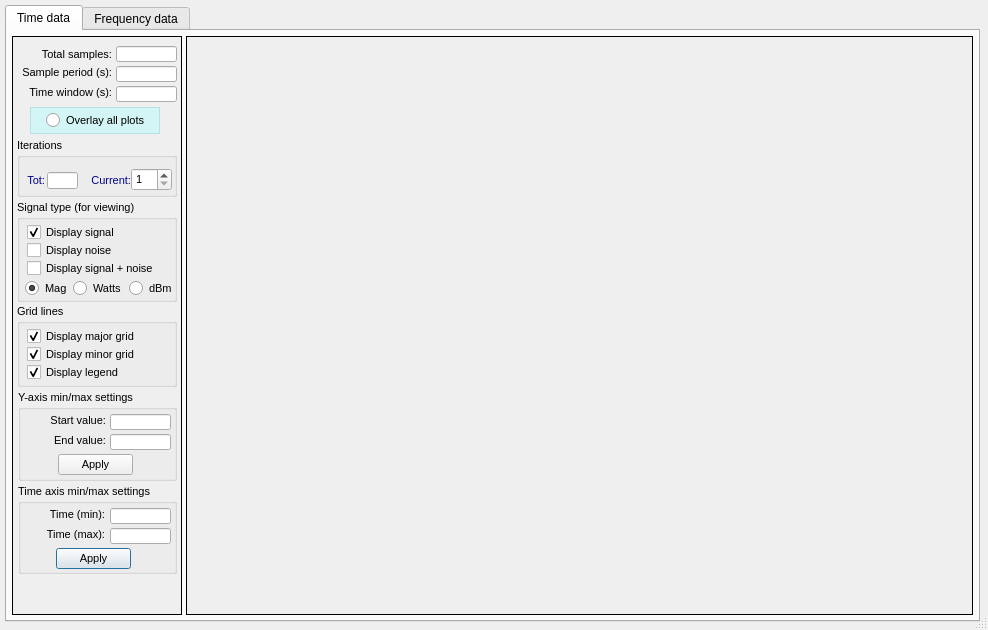
<?xml version="1.0" encoding="UTF-8"?>
<ui version="4.0">
 <class>DataView</class>
 <widget class="QDialog" name="DataView">
  <property name="windowModality">
   <enum>Qt::WindowModal</enum>
  </property>
  <property name="geometry">
   <rect>
    <x>0</x>
    <y>0</y>
    <width>988</width>
    <height>630</height>
   </rect>
  </property>
  <property name="font">
   <font>
    <family>MS Shell Dlg 2</family>
   </font>
  </property>
  <property name="windowTitle">
   <string>Electrical signal data analyzer (multiple ports)</string>
  </property>
  <property name="windowIcon">
   <iconset>
    <normaloff>Icon_SystemLabDesigner.bmp</normaloff>Icon_SystemLabDesigner.bmp</iconset>
  </property>
  <property name="sizeGripEnabled">
   <bool>true</bool>
  </property>
  <property name="modal">
   <bool>false</bool>
  </property>
  <layout class="QGridLayout" name="gridLayout_2">
   <property name="leftMargin">
    <number>5</number>
   </property>
   <property name="topMargin">
    <number>5</number>
   </property>
   <property name="rightMargin">
    <number>8</number>
   </property>
   <property name="bottomMargin">
    <number>8</number>
   </property>
   <item row="0" column="0">
    <widget class="QTabWidget" name="tabData">
     <property name="sizePolicy">
      <sizepolicy hsizetype="Expanding" vsizetype="Expanding">
       <horstretch>0</horstretch>
       <verstretch>0</verstretch>
      </sizepolicy>
     </property>
     <property name="minimumSize">
      <size>
       <width>0</width>
       <height>0</height>
      </size>
     </property>
     <property name="font">
      <font>
       <family>Segoe UI</family>
      </font>
     </property>
     <property name="currentIndex">
      <number>0</number>
     </property>
     <property name="movable">
      <bool>true</bool>
     </property>
     <widget class="QWidget" name="tab_time">
      <attribute name="title">
       <string>Time data</string>
      </attribute>
      <layout class="QGridLayout" name="gridLayout">
       <property name="leftMargin">
        <number>5</number>
       </property>
       <property name="topMargin">
        <number>5</number>
       </property>
       <property name="rightMargin">
        <number>5</number>
       </property>
       <property name="bottomMargin">
        <number>5</number>
       </property>
       <property name="horizontalSpacing">
        <number>4</number>
       </property>
       <item row="0" column="1">
        <widget class="QFrame" name="graphFrame">
         <property name="sizePolicy">
          <sizepolicy hsizetype="Expanding" vsizetype="Expanding">
           <horstretch>0</horstretch>
           <verstretch>0</verstretch>
          </sizepolicy>
         </property>
         <property name="layoutDirection">
          <enum>Qt::LeftToRight</enum>
         </property>
         <property name="autoFillBackground">
          <bool>true</bool>
         </property>
         <property name="frameShape">
          <enum>QFrame::Box</enum>
         </property>
         <property name="frameShadow">
          <enum>QFrame::Plain</enum>
         </property>
         <property name="lineWidth">
          <number>1</number>
         </property>
         <property name="midLineWidth">
          <number>1</number>
         </property>
        </widget>
       </item>
       <item row="0" column="0">
        <widget class="QFrame" name="dataFrame">
         <property name="sizePolicy">
          <sizepolicy hsizetype="Fixed" vsizetype="MinimumExpanding">
           <horstretch>0</horstretch>
           <verstretch>0</verstretch>
          </sizepolicy>
         </property>
         <property name="minimumSize">
          <size>
           <width>170</width>
           <height>0</height>
          </size>
         </property>
         <property name="font">
          <font>
           <pointsize>8</pointsize>
          </font>
         </property>
         <property name="autoFillBackground">
          <bool>true</bool>
         </property>
         <property name="frameShape">
          <enum>QFrame::Box</enum>
         </property>
         <property name="frameShadow">
          <enum>QFrame::Plain</enum>
         </property>
         <widget class="QLineEdit" name="totalSamplesTime">
          <property name="geometry">
           <rect>
            <x>104</x>
            <y>10</y>
            <width>61</width>
            <height>16</height>
           </rect>
          </property>
          <property name="readOnly">
           <bool>true</bool>
          </property>
         </widget>
         <widget class="QLabel" name="label">
          <property name="geometry">
           <rect>
            <x>24</x>
            <y>10</y>
            <width>76</width>
            <height>16</height>
           </rect>
          </property>
          <property name="text">
           <string>Total samples:</string>
          </property>
          <property name="alignment">
           <set>Qt::AlignRight|Qt::AlignTrailing|Qt::AlignVCenter</set>
          </property>
         </widget>
         <widget class="QLineEdit" name="samplingPeriod">
          <property name="geometry">
           <rect>
            <x>104</x>
            <y>30</y>
            <width>61</width>
            <height>16</height>
           </rect>
          </property>
          <property name="readOnly">
           <bool>true</bool>
          </property>
         </widget>
         <widget class="QLabel" name="label_3">
          <property name="geometry">
           <rect>
            <x>3</x>
            <y>28</y>
            <width>97</width>
            <height>16</height>
           </rect>
          </property>
          <property name="frameShape">
           <enum>QFrame::NoFrame</enum>
          </property>
          <property name="text">
           <string>Sample period (s):</string>
          </property>
          <property name="alignment">
           <set>Qt::AlignRight|Qt::AlignTrailing|Qt::AlignVCenter</set>
          </property>
         </widget>
         <widget class="QLineEdit" name="timeWindow">
          <property name="geometry">
           <rect>
            <x>104</x>
            <y>50</y>
            <width>61</width>
            <height>16</height>
           </rect>
          </property>
          <property name="readOnly">
           <bool>true</bool>
          </property>
         </widget>
         <widget class="QLabel" name="label_7">
          <property name="geometry">
           <rect>
            <x>14</x>
            <y>48</y>
            <width>86</width>
            <height>16</height>
           </rect>
          </property>
          <property name="frameShape">
           <enum>QFrame::NoFrame</enum>
          </property>
          <property name="text">
           <string>Time window (s):</string>
          </property>
          <property name="alignment">
           <set>Qt::AlignRight|Qt::AlignTrailing|Qt::AlignVCenter</set>
          </property>
         </widget>
         <widget class="QGroupBox" name="groupBox">
          <property name="geometry">
           <rect>
            <x>5</x>
            <y>164</y>
            <width>160</width>
            <height>102</height>
           </rect>
          </property>
          <property name="title">
           <string>Signal type (for viewing)</string>
          </property>
          <widget class="QCheckBox" name="signalCheckBox">
           <property name="geometry">
            <rect>
             <x>10</x>
             <y>24</y>
             <width>101</width>
             <height>17</height>
            </rect>
           </property>
           <property name="text">
            <string>Display signal</string>
           </property>
           <property name="checked">
            <bool>true</bool>
           </property>
          </widget>
          <widget class="QCheckBox" name="noiseCheckBox">
           <property name="geometry">
            <rect>
             <x>10</x>
             <y>42</y>
             <width>102</width>
             <height>17</height>
            </rect>
           </property>
           <property name="text">
            <string>Display noise</string>
           </property>
          </widget>
          <widget class="QCheckBox" name="sigandnoiseCheckBox">
           <property name="geometry">
            <rect>
             <x>10</x>
             <y>60</y>
             <width>138</width>
             <height>17</height>
            </rect>
           </property>
           <property name="text">
            <string>Display signal + noise</string>
           </property>
          </widget>
          <widget class="QRadioButton" name="radioButtonLinearPwr">
           <property name="geometry">
            <rect>
             <x>56</x>
             <y>80</y>
             <width>51</width>
             <height>17</height>
            </rect>
           </property>
           <property name="text">
            <string>Watts</string>
           </property>
           <property name="checked">
            <bool>false</bool>
           </property>
          </widget>
          <widget class="QRadioButton" name="radioButtonLogPwr">
           <property name="geometry">
            <rect>
             <x>112</x>
             <y>80</y>
             <width>46</width>
             <height>17</height>
            </rect>
           </property>
           <property name="text">
            <string>dBm</string>
           </property>
          </widget>
          <widget class="QRadioButton" name="radioButtonMag">
           <property name="geometry">
            <rect>
             <x>8</x>
             <y>80</y>
             <width>44</width>
             <height>17</height>
            </rect>
           </property>
           <property name="text">
            <string>Mag</string>
           </property>
           <property name="checked">
            <bool>true</bool>
           </property>
          </widget>
         </widget>
         <widget class="QGroupBox" name="groupBox_2">
          <property name="geometry">
           <rect>
            <x>5</x>
            <y>102</y>
            <width>160</width>
            <height>59</height>
           </rect>
          </property>
          <property name="title">
           <string>Iterations</string>
          </property>
          <widget class="QLabel" name="label_5">
           <property name="geometry">
            <rect>
             <x>68</x>
             <y>34</y>
             <width>46</width>
             <height>16</height>
            </rect>
           </property>
           <property name="styleSheet">
            <string notr="true">QLabel{color: darkBlue}</string>
           </property>
           <property name="text">
            <string>Current:</string>
           </property>
           <property name="alignment">
            <set>Qt::AlignRight|Qt::AlignTrailing|Qt::AlignVCenter</set>
           </property>
          </widget>
          <widget class="QSpinBox" name="spinBoxTime">
           <property name="geometry">
            <rect>
             <x>114</x>
             <y>30</y>
             <width>41</width>
             <height>23</height>
            </rect>
           </property>
           <property name="readOnly">
            <bool>false</bool>
           </property>
           <property name="suffix">
            <string/>
           </property>
           <property name="minimum">
            <number>1</number>
           </property>
           <property name="maximum">
            <number>100</number>
           </property>
          </widget>
          <widget class="QLineEdit" name="totalIterationsTime">
           <property name="geometry">
            <rect>
             <x>30</x>
             <y>34</y>
             <width>31</width>
             <height>17</height>
            </rect>
           </property>
           <property name="styleSheet">
            <string notr="true">QLineEdit{color: darkBlue}</string>
           </property>
           <property name="readOnly">
            <bool>true</bool>
           </property>
          </widget>
          <widget class="QLabel" name="label_6">
           <property name="geometry">
            <rect>
             <x>4</x>
             <y>34</y>
             <width>24</width>
             <height>16</height>
            </rect>
           </property>
           <property name="styleSheet">
            <string notr="true">QLabel{color: darkBlue}</string>
           </property>
           <property name="text">
            <string>Tot:</string>
           </property>
           <property name="alignment">
            <set>Qt::AlignRight|Qt::AlignTrailing|Qt::AlignVCenter</set>
           </property>
          </widget>
         </widget>
         <widget class="QGroupBox" name="groupBox_5">
          <property name="geometry">
           <rect>
            <x>5</x>
            <y>268</y>
            <width>160</width>
            <height>83</height>
           </rect>
          </property>
          <property name="title">
           <string>Grid lines</string>
          </property>
          <widget class="QCheckBox" name="checkBoxMajorGrid">
           <property name="geometry">
            <rect>
             <x>10</x>
             <y>24</y>
             <width>124</width>
             <height>17</height>
            </rect>
           </property>
           <property name="text">
            <string>Display major grid</string>
           </property>
           <property name="checked">
            <bool>true</bool>
           </property>
          </widget>
          <widget class="QCheckBox" name="checkBoxMinorGrid">
           <property name="geometry">
            <rect>
             <x>10</x>
             <y>42</y>
             <width>124</width>
             <height>17</height>
            </rect>
           </property>
           <property name="text">
            <string>Display minor grid</string>
           </property>
           <property name="checked">
            <bool>true</bool>
           </property>
          </widget>
          <widget class="QCheckBox" name="checkBoxLegend">
           <property name="geometry">
            <rect>
             <x>10</x>
             <y>60</y>
             <width>104</width>
             <height>17</height>
            </rect>
           </property>
           <property name="text">
            <string>Display legend</string>
           </property>
           <property name="checked">
            <bool>true</bool>
           </property>
          </widget>
         </widget>
         <widget class="QGroupBox" name="groupBox_7">
          <property name="geometry">
           <rect>
            <x>6</x>
            <y>448</y>
            <width>159</width>
            <height>90</height>
           </rect>
          </property>
          <property name="title">
           <string>Time axis min/max settings</string>
          </property>
          <widget class="QLineEdit" name="minTime">
           <property name="geometry">
            <rect>
             <x>92</x>
             <y>24</y>
             <width>61</width>
             <height>16</height>
            </rect>
           </property>
          </widget>
          <widget class="QLineEdit" name="maxTime">
           <property name="geometry">
            <rect>
             <x>92</x>
             <y>44</y>
             <width>61</width>
             <height>16</height>
            </rect>
           </property>
          </widget>
          <widget class="QLabel" name="label_8">
           <property name="geometry">
            <rect>
             <x>26</x>
             <y>20</y>
             <width>61</width>
             <height>20</height>
            </rect>
           </property>
           <property name="text">
            <string>Time (min):</string>
           </property>
           <property name="alignment">
            <set>Qt::AlignRight|Qt::AlignTrailing|Qt::AlignVCenter</set>
           </property>
          </widget>
          <widget class="QLabel" name="label_9">
           <property name="geometry">
            <rect>
             <x>24</x>
             <y>40</y>
             <width>63</width>
             <height>20</height>
            </rect>
           </property>
           <property name="text">
            <string>Time (max):</string>
           </property>
           <property name="alignment">
            <set>Qt::AlignRight|Qt::AlignTrailing|Qt::AlignVCenter</set>
           </property>
          </widget>
          <widget class="QPushButton" name="actionTimeWindow">
           <property name="geometry">
            <rect>
             <x>38</x>
             <y>64</y>
             <width>75</width>
             <height>21</height>
            </rect>
           </property>
           <property name="text">
            <string>Apply</string>
           </property>
          </widget>
         </widget>
         <widget class="QGroupBox" name="groupBox_32">
          <property name="geometry">
           <rect>
            <x>6</x>
            <y>354</y>
            <width>159</width>
            <height>91</height>
           </rect>
          </property>
          <property name="title">
           <string>Y-axis min/max settings</string>
          </property>
          <widget class="QLineEdit" name="startYAxisTime">
           <property name="geometry">
            <rect>
             <x>92</x>
             <y>24</y>
             <width>61</width>
             <height>16</height>
            </rect>
           </property>
          </widget>
          <widget class="QLineEdit" name="endYAxisTime">
           <property name="geometry">
            <rect>
             <x>92</x>
             <y>44</y>
             <width>61</width>
             <height>16</height>
            </rect>
           </property>
          </widget>
          <widget class="QLabel" name="label_45">
           <property name="geometry">
            <rect>
             <x>24</x>
             <y>20</y>
             <width>64</width>
             <height>20</height>
            </rect>
           </property>
           <property name="text">
            <string>Start value:</string>
           </property>
           <property name="alignment">
            <set>Qt::AlignRight|Qt::AlignTrailing|Qt::AlignVCenter</set>
           </property>
          </widget>
          <widget class="QLabel" name="label_46">
           <property name="geometry">
            <rect>
             <x>12</x>
             <y>40</y>
             <width>76</width>
             <height>20</height>
            </rect>
           </property>
           <property name="text">
            <string>End value:</string>
           </property>
           <property name="alignment">
            <set>Qt::AlignRight|Qt::AlignTrailing|Qt::AlignVCenter</set>
           </property>
          </widget>
          <widget class="QPushButton" name="actionTimeWindowYAxis">
           <property name="geometry">
            <rect>
             <x>40</x>
             <y>64</y>
             <width>75</width>
             <height>21</height>
            </rect>
           </property>
           <property name="text">
            <string>Apply</string>
           </property>
          </widget>
         </widget>
         <widget class="QRadioButton" name="radioButtonOverlay">
          <property name="geometry">
           <rect>
            <x>34</x>
            <y>76</y>
            <width>110</width>
            <height>17</height>
           </rect>
          </property>
          <property name="text">
           <string>Overlay all plots</string>
          </property>
          <property name="checked">
           <bool>false</bool>
          </property>
         </widget>
         <widget class="QFrame" name="frame">
          <property name="geometry">
           <rect>
            <x>18</x>
            <y>71</y>
            <width>130</width>
            <height>27</height>
           </rect>
          </property>
          <property name="autoFillBackground">
           <bool>false</bool>
          </property>
          <property name="styleSheet">
           <string notr="true">background-color: rgba(170, 255, 255, 100);</string>
          </property>
          <property name="frameShape">
           <enum>QFrame::StyledPanel</enum>
          </property>
          <property name="frameShadow">
           <enum>QFrame::Raised</enum>
          </property>
         </widget>
         <zorder>frame</zorder>
         <zorder>totalSamplesTime</zorder>
         <zorder>label</zorder>
         <zorder>samplingPeriod</zorder>
         <zorder>label_3</zorder>
         <zorder>timeWindow</zorder>
         <zorder>label_7</zorder>
         <zorder>groupBox</zorder>
         <zorder>groupBox_2</zorder>
         <zorder>groupBox_5</zorder>
         <zorder>groupBox_7</zorder>
         <zorder>groupBox_32</zorder>
         <zorder>radioButtonOverlay</zorder>
        </widget>
       </item>
      </layout>
     </widget>
     <widget class="QWidget" name="tab_freq">
      <attribute name="title">
       <string>Frequency data</string>
      </attribute>
      <layout class="QGridLayout" name="gridLayout_3">
       <property name="leftMargin">
        <number>5</number>
       </property>
       <property name="topMargin">
        <number>5</number>
       </property>
       <property name="rightMargin">
        <number>5</number>
       </property>
       <property name="bottomMargin">
        <number>5</number>
       </property>
       <property name="horizontalSpacing">
        <number>4</number>
       </property>
       <item row="0" column="2">
        <widget class="QFrame" name="graphFrameFreq">
         <property name="sizePolicy">
          <sizepolicy hsizetype="Expanding" vsizetype="Expanding">
           <horstretch>0</horstretch>
           <verstretch>0</verstretch>
          </sizepolicy>
         </property>
         <property name="layoutDirection">
          <enum>Qt::LeftToRight</enum>
         </property>
         <property name="autoFillBackground">
          <bool>true</bool>
         </property>
         <property name="frameShape">
          <enum>QFrame::Box</enum>
         </property>
         <property name="frameShadow">
          <enum>QFrame::Plain</enum>
         </property>
         <property name="lineWidth">
          <number>1</number>
         </property>
         <property name="midLineWidth">
          <number>1</number>
         </property>
        </widget>
       </item>
       <item row="0" column="1">
        <widget class="QFrame" name="dataFrameFreq">
         <property name="sizePolicy">
          <sizepolicy hsizetype="Fixed" vsizetype="MinimumExpanding">
           <horstretch>0</horstretch>
           <verstretch>0</verstretch>
          </sizepolicy>
         </property>
         <property name="minimumSize">
          <size>
           <width>170</width>
           <height>0</height>
          </size>
         </property>
         <property name="autoFillBackground">
          <bool>true</bool>
         </property>
         <property name="frameShape">
          <enum>QFrame::Box</enum>
         </property>
         <property name="frameShadow">
          <enum>QFrame::Plain</enum>
         </property>
         <widget class="QLabel" name="label_2">
          <property name="geometry">
           <rect>
            <x>24</x>
            <y>10</y>
            <width>76</width>
            <height>16</height>
           </rect>
          </property>
          <property name="text">
           <string>Total samples:</string>
          </property>
          <property name="alignment">
           <set>Qt::AlignRight|Qt::AlignTrailing|Qt::AlignVCenter</set>
          </property>
         </widget>
         <widget class="QLineEdit" name="totalSamplesFreq">
          <property name="geometry">
           <rect>
            <x>102</x>
            <y>10</y>
            <width>61</width>
            <height>16</height>
           </rect>
          </property>
          <property name="readOnly">
           <bool>true</bool>
          </property>
         </widget>
         <widget class="QLineEdit" name="samplingRate">
          <property name="geometry">
           <rect>
            <x>102</x>
            <y>30</y>
            <width>61</width>
            <height>16</height>
           </rect>
          </property>
          <property name="readOnly">
           <bool>true</bool>
          </property>
         </widget>
         <widget class="QLabel" name="label_4">
          <property name="geometry">
           <rect>
            <x>8</x>
            <y>28</y>
            <width>92</width>
            <height>16</height>
           </rect>
          </property>
          <property name="text">
           <string>Sample rate (Hz):</string>
          </property>
          <property name="alignment">
           <set>Qt::AlignRight|Qt::AlignTrailing|Qt::AlignVCenter</set>
          </property>
         </widget>
         <widget class="QGroupBox" name="groupBox_3">
          <property name="geometry">
           <rect>
            <x>5</x>
            <y>142</y>
            <width>159</width>
            <height>120</height>
           </rect>
          </property>
          <property name="title">
           <string>Signal type (for viewing)</string>
          </property>
          <widget class="QCheckBox" name="signalCheckBoxFreq">
           <property name="geometry">
            <rect>
             <x>10</x>
             <y>24</y>
             <width>109</width>
             <height>17</height>
            </rect>
           </property>
           <property name="text">
            <string>Display signal</string>
           </property>
           <property name="checked">
            <bool>true</bool>
           </property>
          </widget>
          <widget class="QCheckBox" name="noiseCheckBoxFreq">
           <property name="geometry">
            <rect>
             <x>10</x>
             <y>42</y>
             <width>108</width>
             <height>17</height>
            </rect>
           </property>
           <property name="text">
            <string>Display noise</string>
           </property>
          </widget>
          <widget class="QCheckBox" name="sigandnoiseCheckBoxFreq">
           <property name="geometry">
            <rect>
             <x>10</x>
             <y>60</y>
             <width>131</width>
             <height>17</height>
            </rect>
           </property>
           <property name="text">
            <string>Display signal + noise</string>
           </property>
          </widget>
          <widget class="QRadioButton" name="radioButtonLinearFreq">
           <property name="geometry">
            <rect>
             <x>8</x>
             <y>80</y>
             <width>51</width>
             <height>17</height>
            </rect>
           </property>
           <property name="text">
            <string>Watts</string>
           </property>
           <property name="checked">
            <bool>true</bool>
           </property>
          </widget>
          <widget class="QRadioButton" name="radioButtonLogFreq">
           <property name="geometry">
            <rect>
             <x>78</x>
             <y>80</y>
             <width>46</width>
             <height>17</height>
            </rect>
           </property>
           <property name="text">
            <string>dBm</string>
           </property>
          </widget>
          <widget class="QRadioButton" name="radioButtonLogFreqSpectral">
           <property name="geometry">
            <rect>
             <x>78</x>
             <y>96</y>
             <width>68</width>
             <height>22</height>
            </rect>
           </property>
           <property name="text">
            <string>dBm/Hz</string>
           </property>
           <property name="checked">
            <bool>false</bool>
           </property>
          </widget>
          <widget class="QRadioButton" name="radioButtonLinearFreqSpectral">
           <property name="geometry">
            <rect>
             <x>8</x>
             <y>98</y>
             <width>68</width>
             <height>17</height>
            </rect>
           </property>
           <property name="text">
            <string>Watts/Hz</string>
           </property>
           <property name="checked">
            <bool>false</bool>
           </property>
          </widget>
         </widget>
         <widget class="QGroupBox" name="groupBox_4">
          <property name="geometry">
           <rect>
            <x>5</x>
            <y>82</y>
            <width>159</width>
            <height>57</height>
           </rect>
          </property>
          <property name="title">
           <string>Iterations</string>
          </property>
          <widget class="QLabel" name="label_10">
           <property name="geometry">
            <rect>
             <x>66</x>
             <y>30</y>
             <width>46</width>
             <height>16</height>
            </rect>
           </property>
           <property name="styleSheet">
            <string notr="true">QLabel{color: darkBlue}</string>
           </property>
           <property name="text">
            <string>Current:</string>
           </property>
           <property name="alignment">
            <set>Qt::AlignRight|Qt::AlignTrailing|Qt::AlignVCenter</set>
           </property>
          </widget>
          <widget class="QLabel" name="label_11">
           <property name="geometry">
            <rect>
             <x>8</x>
             <y>28</y>
             <width>24</width>
             <height>21</height>
            </rect>
           </property>
           <property name="styleSheet">
            <string notr="true">QLabel{color: darkBlue}</string>
           </property>
           <property name="text">
            <string>Tot:</string>
           </property>
           <property name="alignment">
            <set>Qt::AlignRight|Qt::AlignTrailing|Qt::AlignVCenter</set>
           </property>
          </widget>
          <widget class="QSpinBox" name="spinBoxFreq">
           <property name="geometry">
            <rect>
             <x>112</x>
             <y>28</y>
             <width>41</width>
             <height>23</height>
            </rect>
           </property>
           <property name="readOnly">
            <bool>false</bool>
           </property>
           <property name="suffix">
            <string/>
           </property>
           <property name="minimum">
            <number>1</number>
           </property>
           <property name="maximum">
            <number>100</number>
           </property>
          </widget>
          <widget class="QLineEdit" name="totalIterationsFreq">
           <property name="geometry">
            <rect>
             <x>34</x>
             <y>30</y>
             <width>31</width>
             <height>18</height>
            </rect>
           </property>
           <property name="sizePolicy">
            <sizepolicy hsizetype="Expanding" vsizetype="Fixed">
             <horstretch>0</horstretch>
             <verstretch>1</verstretch>
            </sizepolicy>
           </property>
           <property name="styleSheet">
            <string notr="true">QLineEdit{color: darkBlue}</string>
           </property>
           <property name="readOnly">
            <bool>true</bool>
           </property>
          </widget>
         </widget>
         <widget class="QGroupBox" name="groupBox_6">
          <property name="geometry">
           <rect>
            <x>5</x>
            <y>264</y>
            <width>159</width>
            <height>81</height>
           </rect>
          </property>
          <property name="title">
           <string>Plot settings</string>
          </property>
          <widget class="QCheckBox" name="checkBoxMajorGridFreq">
           <property name="geometry">
            <rect>
             <x>10</x>
             <y>24</y>
             <width>123</width>
             <height>17</height>
            </rect>
           </property>
           <property name="text">
            <string>Display major grid</string>
           </property>
           <property name="checked">
            <bool>true</bool>
           </property>
          </widget>
          <widget class="QCheckBox" name="checkBoxMinorGridFreq">
           <property name="geometry">
            <rect>
             <x>10</x>
             <y>42</y>
             <width>125</width>
             <height>17</height>
            </rect>
           </property>
           <property name="text">
            <string>Display minor grid</string>
           </property>
           <property name="checked">
            <bool>true</bool>
           </property>
          </widget>
          <widget class="QCheckBox" name="checkBoxLegendFreq">
           <property name="geometry">
            <rect>
             <x>10</x>
             <y>60</y>
             <width>111</width>
             <height>17</height>
            </rect>
           </property>
           <property name="text">
            <string>Display legend</string>
           </property>
           <property name="checked">
            <bool>true</bool>
           </property>
          </widget>
         </widget>
         <widget class="QGroupBox" name="groupBox_8">
          <property name="geometry">
           <rect>
            <x>5</x>
            <y>442</y>
            <width>159</width>
            <height>125</height>
           </rect>
          </property>
          <property name="title">
           <string>Freq axis settings</string>
          </property>
          <widget class="QLineEdit" name="minFreq">
           <property name="geometry">
            <rect>
             <x>74</x>
             <y>54</y>
             <width>61</width>
             <height>16</height>
            </rect>
           </property>
          </widget>
          <widget class="QLineEdit" name="maxFreq">
           <property name="geometry">
            <rect>
             <x>74</x>
             <y>74</y>
             <width>61</width>
             <height>16</height>
            </rect>
           </property>
          </widget>
          <widget class="QLabel" name="label_12">
           <property name="geometry">
            <rect>
             <x>7</x>
             <y>52</y>
             <width>59</width>
             <height>20</height>
            </rect>
           </property>
           <property name="text">
            <string>Freq (min):</string>
           </property>
           <property name="alignment">
            <set>Qt::AlignRight|Qt::AlignTrailing|Qt::AlignVCenter</set>
           </property>
          </widget>
          <widget class="QLabel" name="label_13">
           <property name="geometry">
            <rect>
             <x>5</x>
             <y>70</y>
             <width>61</width>
             <height>20</height>
            </rect>
           </property>
           <property name="text">
            <string>Freq (max):</string>
           </property>
           <property name="alignment">
            <set>Qt::AlignRight|Qt::AlignTrailing|Qt::AlignVCenter</set>
           </property>
          </widget>
          <widget class="QPushButton" name="actionFreqWindow">
           <property name="geometry">
            <rect>
             <x>38</x>
             <y>98</y>
             <width>75</width>
             <height>21</height>
            </rect>
           </property>
           <property name="text">
            <string>Apply</string>
           </property>
          </widget>
          <widget class="QCheckBox" name="checkBoxDisplayNegFreq">
           <property name="geometry">
            <rect>
             <x>10</x>
             <y>26</y>
             <width>146</width>
             <height>17</height>
            </rect>
           </property>
           <property name="text">
            <string>Display neg. frequencies</string>
           </property>
           <property name="checked">
            <bool>false</bool>
           </property>
          </widget>
          <widget class="Line" name="line">
           <property name="geometry">
            <rect>
             <x>6</x>
             <y>40</y>
             <width>146</width>
             <height>16</height>
            </rect>
           </property>
           <property name="orientation">
            <enum>Qt::Horizontal</enum>
           </property>
          </widget>
         </widget>
         <widget class="QGroupBox" name="groupBox_29">
          <property name="geometry">
           <rect>
            <x>5</x>
            <y>348</y>
            <width>159</width>
            <height>92</height>
           </rect>
          </property>
          <property name="title">
           <string>Y-axis min/max settings</string>
          </property>
          <widget class="QLineEdit" name="startYAxisFreq">
           <property name="geometry">
            <rect>
             <x>98</x>
             <y>24</y>
             <width>61</width>
             <height>16</height>
            </rect>
           </property>
          </widget>
          <widget class="QLineEdit" name="endYAxisFreq">
           <property name="geometry">
            <rect>
             <x>98</x>
             <y>44</y>
             <width>61</width>
             <height>16</height>
            </rect>
           </property>
          </widget>
          <widget class="QLabel" name="label_31">
           <property name="geometry">
            <rect>
             <x>20</x>
             <y>20</y>
             <width>74</width>
             <height>20</height>
            </rect>
           </property>
           <property name="text">
            <string>Start value:</string>
           </property>
           <property name="alignment">
            <set>Qt::AlignRight|Qt::AlignTrailing|Qt::AlignVCenter</set>
           </property>
          </widget>
          <widget class="QLabel" name="label_32">
           <property name="geometry">
            <rect>
             <x>18</x>
             <y>40</y>
             <width>77</width>
             <height>20</height>
            </rect>
           </property>
           <property name="text">
            <string>End value:</string>
           </property>
           <property name="alignment">
            <set>Qt::AlignRight|Qt::AlignTrailing|Qt::AlignVCenter</set>
           </property>
          </widget>
          <widget class="QPushButton" name="actionFreqWindowYAxis">
           <property name="geometry">
            <rect>
             <x>42</x>
             <y>64</y>
             <width>75</width>
             <height>21</height>
            </rect>
           </property>
           <property name="text">
            <string>Apply</string>
           </property>
          </widget>
         </widget>
         <widget class="QRadioButton" name="radioButtonFreqOverlay">
          <property name="geometry">
           <rect>
            <x>34</x>
            <y>58</y>
            <width>110</width>
            <height>17</height>
           </rect>
          </property>
          <property name="text">
           <string>Overlay all plots</string>
          </property>
          <property name="checked">
           <bool>false</bool>
          </property>
         </widget>
         <widget class="QFrame" name="frame_2">
          <property name="geometry">
           <rect>
            <x>21</x>
            <y>52</y>
            <width>130</width>
            <height>29</height>
           </rect>
          </property>
          <property name="autoFillBackground">
           <bool>false</bool>
          </property>
          <property name="styleSheet">
           <string notr="true">background-color: rgba(170, 255, 255, 100);</string>
          </property>
          <property name="frameShape">
           <enum>QFrame::StyledPanel</enum>
          </property>
          <property name="frameShadow">
           <enum>QFrame::Raised</enum>
          </property>
         </widget>
         <zorder>frame_2</zorder>
         <zorder>label_2</zorder>
         <zorder>totalSamplesFreq</zorder>
         <zorder>samplingRate</zorder>
         <zorder>label_4</zorder>
         <zorder>groupBox_3</zorder>
         <zorder>groupBox_4</zorder>
         <zorder>groupBox_6</zorder>
         <zorder>groupBox_8</zorder>
         <zorder>groupBox_29</zorder>
         <zorder>radioButtonFreqOverlay</zorder>
        </widget>
       </item>
      </layout>
     </widget>
    </widget>
   </item>
  </layout>
 </widget>
 <resources/>
 <connections/>
</ui>
